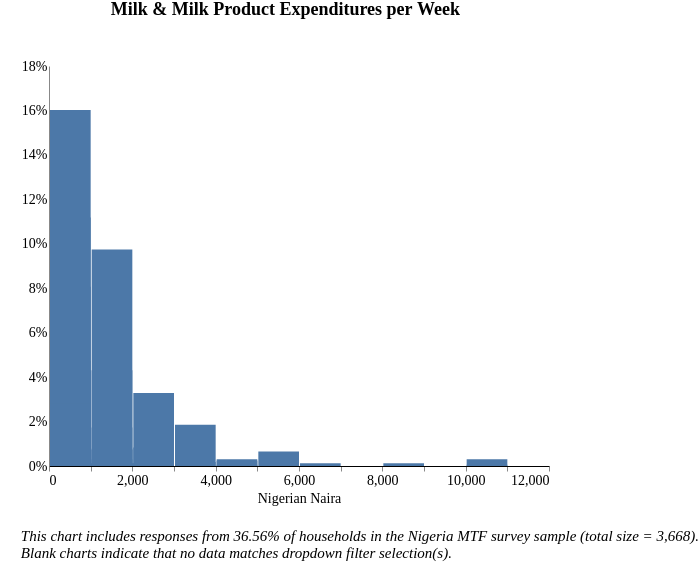

Vega-Lite specification for this chart:
### Vega-Lite specification from a JSON file in a GitHub repository (floating-point values rounded to 4 significant figures; data arrays with more than 128 entries replaced by an {"elided": "..."} marker saying what was removed)
{"width": 800, "height": 400, "config": {"title": {"fontSize": 18, "font": "Times New Roman", "anchor": "center", "fontColor": "#000000"}, "axisX": {"domain": true, "domainColor": "#000000", "grid": false, "labelFont": "Times New Roman", "labelFontSize": 14, "titleFont": "Times New Roman", "titleFontSize": 14, "titleFontWeight": "normal", "title": "X Axis Title (units)"}, "axisY": {"domain": true, "grid": false, "gridColor": "#DEDDDD", "gridWidth": 1, "labelFont": "Times New Roman", "labelFontSize": 14, "labelAngle": 0, "ticks": false, "titleFont": "Times New Roman", "titleFontSize": 14, "titleFontWeight": "normal", "titlePadding": 10, "title": "Y Axis Title (units)"}, "range": {"category": ["#2980B9", "#003366", "#FFAE19", "#D68910", "#E67E22", "#D35400", "#FF4500", "#FF6162", "#438B28", "#45B39D", "#99ADC1", "#212F3C"]}, "legend": {"labelFont": "Times New Roman", "labelFontSize": 14, "symbolType": "square", "symbolSize": 100, "titleFont": "Times New Roman", "titleFontSize": 14, "titleFontWeight": "normal", "title": "Legend", "orient": "right", "offset": 0}, "tooltip": {"font": "Open Sans"}, "view": {"stroke": "transparent", "text": {"font": "Times New Roman", "color": ["#2980B9", "#003366", "#FFAE19", "#D68910", "#E67E22", "#D35400", "#FF4500", "#FF6162", "#438B28", "#45B39D", "#99ADC1", "#212F3C"], "fontSize": 14, "align": "right", "fontWeight": 400, "size": 14}, "bar": {"size": 40, "binSpacing": 1, "continuousBandSize": 30, "discreteBandSize": 30, "fill": ["#2980B9", "#003366", "#FFAE19", "#D68910", "#E67E22", "#D35400", "#FF4500", "#FF6162", "#438B28", "#45B39D", "#99ADC1", "#212F3C"], "stroke": false}}}, "concat": [{"mark": "bar", "encoding": {"tooltip": [{"field": "l_consumption_purchased", "title": "Response (Binned)", "type": "nominal"}, {"aggregate": "sum", "field": "pct", "format": ".2%", "title": "Percentage", "type": "quantitative"}], "x": {"axis": {"title": "Nigerian Naira"}, "bin": {"extent": [0, 12000], "step": 1000}, "field": "l_consumption_purchased", "scale": {"clamp": true, "domain": [0, 12000]}, "type": "quantitative"}, "y": {"aggregate": "sum", "axis": {"format": "%"}, "field": "pct", "title": "", "type": "quantitative"}}, "height": 400, "selection": {"selector039": {"type": "single", "fields": ["stove"], "bind": {"input": "select", "options": [null, "3-Stone/Open Fire Stove", "Manufactured Stove Traditional", "Koresone Stove", "LPG/Natural Gas Stove", "Electric Stove"], "labels": ["All Stove Types", "3-Stone/Open Fire Stove", "Manufactured Stove Traditional", "Koresone Stove", "LPG/Natural Gas Stove", "Electric Stove"], "name": "Primary cookstove type  "}}, "selector038": {"type": "single", "fields": ["i19a"], "bind": {"input": "select", "options": [null, "Wood purchased", "Wood collected", "Charcoal", "Kerosene", "Crop Residue/Plant Biomass", "LPG/cooking gas", "Garbage", "Electric", "Piped Natural Gas", "Charcoal Briquettes", "Coal Briquette", "Biomass Briquette", "Coal/lignite", "Other, specify"], "labels": ["All Fuel Types", "Wood purchased", "Wood collected", "Charcoal", "Kerosene", "Crop Residue/Plant Biomass", "LPG/cooking gas", "Garbage", "Electric", "Piped Natural Gas", "Charcoal Briquettes", "Coal Briquette", "Biomass Briquette", "Coal/lignite", "Other"], "name": "Primary source of cooking fuel  "}}, "selector037": {"type": "single", "fields": ["c182"], "bind": {"input": "select", "options": [null, "Dry-cell battery", "National Grid Connection", "No electricity", "Electric generator", "Other, specify", "Solar Multi-Light Product", "Solar Home System", "Solar Lantern", "Local Mini Grid connection", "Rechargeable Battery"], "labels": ["All Responses", "Dry-cell battery", "National Grid Connection", "No electricity", "Electric generator", "Other", "Solar Multi-Light Product", "Solar Home System", "Solar Lantern", "Local Mini Grid Connection", "Rechargeable Battery"], "name": "Primary source of electricity  "}}, "selector033": {"type": "single", "fields": ["locality"], "bind": {"input": "select", "options": [null, 0, 1], "labels": ["National", "Urban", "Rural"], "name": "Locality Breakdown  "}}, "selector041": {"type": "single", "fields": ["cs_aggr_tier"], "bind": {"input": "select", "options": [null, "Tier 0", "Tier 1", "Tier 2", "Tier 3", "Tier 4", "Tier 5"], "labels": ["All Tiers", "Tier 0", "Tier 1", "Tier 2", "Tier 3", "Tier 4", "Tier 5"], "name": "Cooking Tier  "}}}, "title": {"text": ["Milk & Milk Product Expenditures per Week"], "color": "black", "subtitleColor": "black", "offset": 40}, "transform": [{"joinaggregate": [{"op": "count", "field": "*", "as": "total"}]}, {"calculate": "1 / datum.total", "as": "pct"}, {"bin": {"maxbins": 20}, "field": "m", "as": "mbin"}, {"filter": {"selection": "selector039"}}, {"filter": {"selection": "selector038"}}, {"filter": {"selection": "selector037"}}, {"filter": {"selection": "selector033"}}, {"filter": {"selection": "selector041"}}], "width": 500}], "data": {"name": "data-3ca6e0e36f8534bddfa2f1abd464b026"}, "padding": {"left": 20, "right": 0, "bottom": 0, "top": 0}, "title": {"text": ["", "", "This chart includes responses from 36.56% of households in the Nigeria MTF survey sample (total size = 3,668).", "Blank charts indicate that no data matches dropdown filter selection(s).", ""], "anchor": "start", "baseline": "bottom", "font": "Times New Roman", "fontSize": 15, "fontStyle": "italic", "fontWeight": "normal", "orient": "bottom"}, "$schema": "https://vega.github.io/schema/vega-lite/v4.17.0.json", "datasets": {"data-3ca6e0e36f8534bddfa2f1abd464b026": {"elided": "1673 records"}}}
